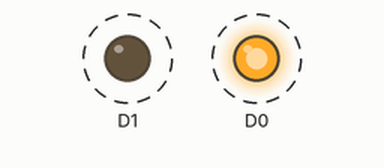
The program below on a simulated ESP8266 (NodeMCU). Parts: output pins drawn as LEDs (lit = HIGH). Dashed ring = blinking.

Above: at 0.5 s.
Timing chart, 0 to 4.6 s (numbered marks = the images above):
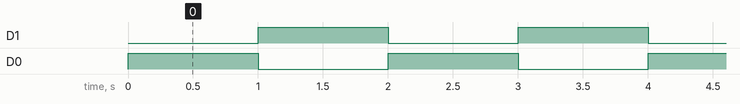

Measured:
- by itself, D1, D0: alternates HIGH for 1.0 s and LOW for 1.0 s

The program:

main.cpp
```cpp
//2.	LED 2 ดวง ติด-ดับ สลับกัน

#include <Arduino.h>
// กำหนดขา GPIO ที่เชื่อมกับ LED
const int LED1_ON = 0;
const int LED2_ON = 1;
int state ;

void setup() {

  Serial.begin(115200);

  // กำหนดขาที่เชื่อมกับ LED เป็น OUTPUT
  pinMode(D0, OUTPUT);
  pinMode(D1, OUTPUT);
  digitalWrite(D0, LOW);
  digitalWrite(D1, LOW);

}

void loop() {
  switch (state) {
    case LED1_ON:
      digitalWrite(D0, HIGH);
      digitalWrite(D1, LOW);
      delay(1000); // หน่วงเวลา 1 วินาที
      state = LED2_ON;
      break;
    case LED2_ON:
      digitalWrite(D0, LOW);
      digitalWrite(D1, HIGH);
      delay(1000); // หน่วงเวลา 1 วินาที
      state = LED1_ON;
      break;
  }
}
/*
void loop() {
  if(state==LED1_ON){
      digitalWrite(D0, HIGH);
      digitalWrite(D1, LOW);
      delay(1000); // หน่วงเวลา 1 วินาที
      state = LED2_ON;
  }
  else if(state==LED2_ON){
      digitalWrite(D0, LOW);
      digitalWrite(D1, HIGH);
      delay(1000); // หน่วงเวลา 1 วินาที
      state = LED1_ON;
  }
}


#include <ESP8266WiFi.h>

// กำหนดขา GPIO ที่เชื่อมกับ LED
const int ledPin1 = 2;
const int ledPin2 = 3;

// กำหนดสถานะของ State Machine
enum State { LED1_ON, LED2_ON };
State currentState = LED1_ON;

void setup() {
  // เริ่มต้น Serial Monitor
  Serial.begin(115200);

  // กำหนดขาที่เชื่อมกับ LED เป็น OUTPUT
  pinMode(ledPin1, OUTPUT);
  pinMode(ledPin2, OUTPUT);
  digitalWrite(ledPin1, LOW);
  digitalWrite(ledPin2, LOW);
}

void loop() {
  switch (currentState) {
    case LED1_ON:
      digitalWrite(ledPin1, HIGH);
      digitalWrite(ledPin2, LOW);
      currentState = LED2_ON;
      delay(1000); // หน่วงเวลา 1 วินาที
      break;

    case LED2_ON:
      digitalWrite(ledPin1, LOW);
      digitalWrite(ledPin2, HIGH);
      currentState = LED1_ON;
      delay(1000); // หน่วงเวลา 1 วินาที
      break;
  }
}

*/
```
